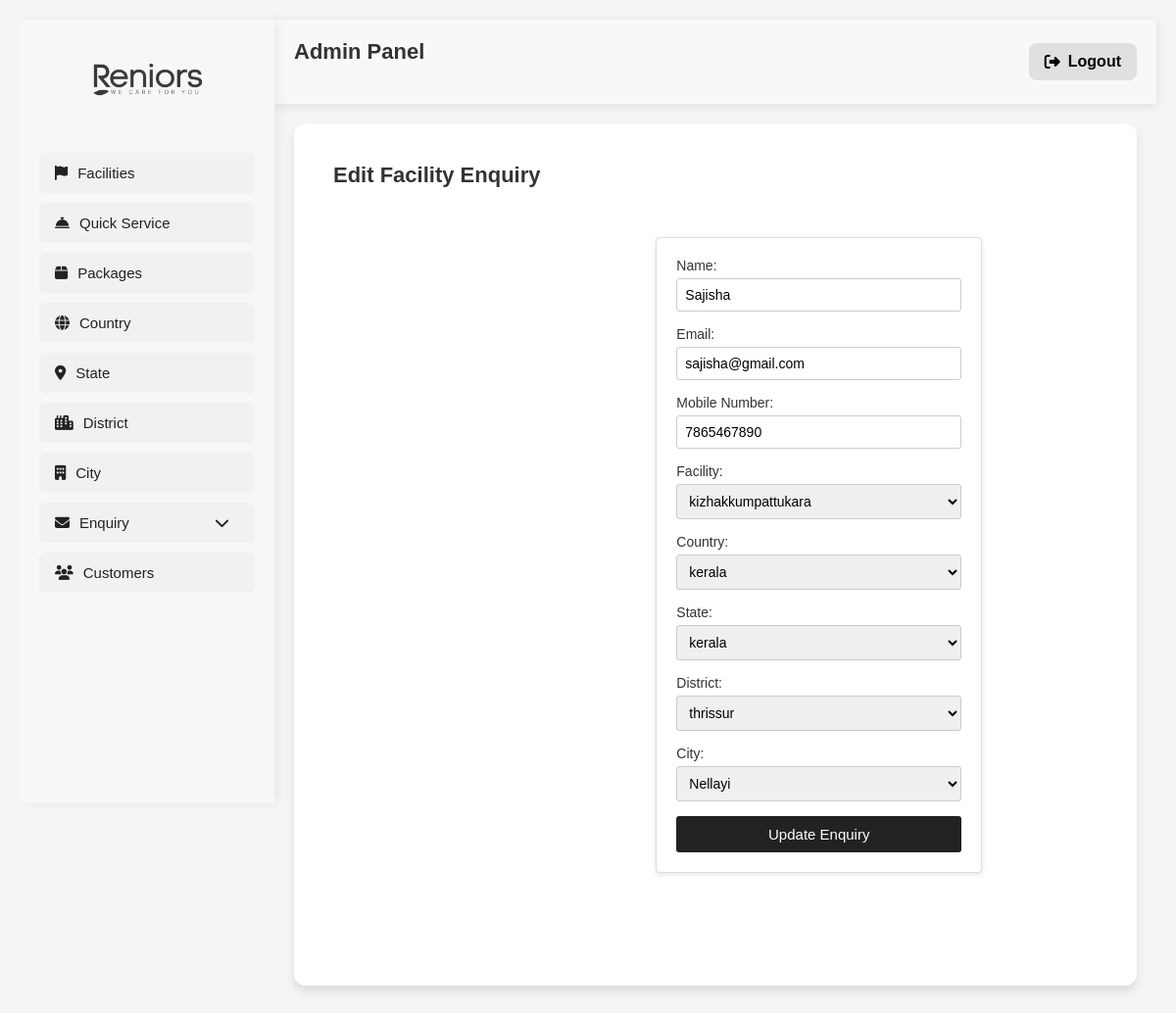
Page /facility-enquiry/edit/10/ (signed in) on the committed database.
### reniorsapp/models.py (models this page shows, shortened)
class FacilityEnquiry(models.Model):
    name = models.CharField(max_length=255)
    email = models.EmailField()
    mobile_number = models.CharField(max_length=15)
    facility = models.ForeignKey("Facility", on_delete=models.CASCADE)
    country = models.ForeignKey(Country, on_delete=models.CASCADE, null=True, blank=True)
    state = models.ForeignKey(State, on_delete=models.CASCADE, null=True, blank=True)
    district = models.ForeignKey(District, on_delete=models.CASCADE, null=True, blank=True)
    city = models.ForeignKey(City, on_delete=models.CASCADE, null=True, blank=True)

class Facility(models.Model):
    name = models.CharField(max_length=255)
    country = models.ForeignKey(Country, on_delete=models.CASCADE, null=True, blank=True)
    state = models.ForeignKey(State, on_delete=models.CASCADE, null=True, blank=True)
    district = models.ForeignKey(District, on_delete=models.CASCADE, null=True, blank=True)
    city = models.ForeignKey(City, on_delete=models.CASCADE, null=True, blank=True)
    description = models.TextField(null=True, blank=True)

class Country(models.Model):
    name = models.CharField(max_length=255, null=True, blank=True)

class State(models.Model):
    name = models.CharField(max_length=255, null=True, blank=True)

class District(models.Model):
    name = models.CharField(max_length=255, null=True, blank=True)

class City(models.Model):
    name = models.CharField(max_length=255, null=True, blank=True)

### reniorsapp/views.py (the view, shortened to what this page needs)
# urls.py: path("facility-enquiry/edit/<int:enquiry_id>/", views.facility_enquiry_edit, name="facility_enquiry_edit"),
@admin_required
def facility_enquiry_edit(request, enquiry_id):
    enquiry = get_object_or_404(FacilityEnquiry, id=enquiry_id)
    facilities = Facility.objects.all()
    countries = Country.objects.all()
    states = State.objects.all()
    districts = District.objects.all()
    cities = City.objects.all()
    return render(request, "facility_enquiry_form.html", {
        "enquiry": enquiry,
        "facilities": facilities,
        "countries": countries,
        "states": states,
        "districts": districts,
        "cities": cities
    })

### reniorsapp/views.py (called while the page is built)
def admin_required(view_func):
    @wraps(view_func)
    def _wrapped_view(request, *args, **kwargs):
        if not request.session.get('admin_logged_in', False):
            return redirect('admin_login')  # Redirect to login if not authenticated
        return view_func(request, *args, **kwargs)
    return _wrapped_view

### reniorsapp/templates/facility_enquiry_form.html (shortened to what this page needs)
{% extends "adminpannel.html" %}
{% load static %}
{% block content %}
<div class="container mt-4">
    <h2>{% if enquiry %}Edit{% else %}Add{% endif %} Facility Enquiry</h2>
    <form method="POST">
        <label for="name">Name:</label>
        <input type="text" id="name" name="name" value="{% if enquiry %}{{ enquiry.name }}{% endif %}" required>
        <label for="email">Email:</label>
        <input type="email" id="email" name="email" value="{% if enquiry %}{{ enquiry.email }}{% endif %}" required>
        <label for="mobile_number">Mobile Number:</label>
        <input type="text" id="mobile_number" name="mobile_number" value="{% if enquiry %}{{ enquiry.mobile_number }}{% endif %}" required>
        <label for="facility">Facility:</label>
        <select id="facility" name="facility" required>
            {% for facility in facilities %}
                <option value="{{ facility.id }}" {% if enquiry and enquiry.facility.id == facility.id %}selected{% endif %}>{{ facility.name }}</option>
            {% endfor %}
        </select>
        <label for="country">Country:</label>
        <select id="country" name="country">
            {% for country in countries %}
                <option value="{{ country.id }}" {% if enquiry and enquiry.country.id == country.id %}selected{% endif %}>{{ country.name }}</option>
            {% endfor %}
        </select>
        <label for="state">State:</label>
        <select id="state" name="state">
            {% for state in states %}
                <option value="{{ state.id }}" {% if enquiry and enquiry.state.id == state.id %}selected{% endif %}>{{ state.name }}</option>
            {% endfor %}
        </select>
        <label for="district">District:</label>
        <select id="district" name="district">
            {% for district in districts %}
                <option value="{{ district.id }}" {% if enquiry and enquiry.district.id == district.id %}selected{% endif %}>{{ district.name }}</option>
            {% endfor %}
        </select>
        <label for="city">City:</label>
        <select id="city" name="city">
            {% for city in cities %}
                <option value="{{ city.id }}" {% if enquiry and enquiry.city.id == city.id %}selected{% endif %}>{{ city.name }}</option>
            {% endfor %}
        </select>
        <button type="submit">{% if enquiry %}Update{% else %}Add{% endif %} Enquiry</button>
    </form>
</div>
{% endblock %}

### reniorsapp/templates/adminpannel.html (style rules this page uses)
* { margin: 0; padding: 0; box-sizing: border-box; font-family: 'Poppins', sans-serif; }
body { display: flex; min-height: 100vh; background-color: #ffffff; color: #000000; align-items: flex-start; }
.container { display: flex; width: 100%; min-height: 100vh; flex-wrap: nowrap; }

### reniorsapp/templates/facility_enquiry_form.html (style rules this page uses)
body { font-family: Arial, sans-serif; background-color: #f5f5f5; margin: 0; padding: 20px; }
h2 { font-size: 22px; font-weight: 600; margin-bottom: 20px; color: #333; }
form { max-width: 700px; margin: auto; padding: 20px; background: #fff; border-radius: 4px; box-shadow: 0 2px 5px rgba(0, 0, 0, 0.1); border: 1px solid #ddd; }
label { font-weight: 500; display: block; margin-bottom: 5px; font-size: 14px; color: #333; }
input, select { width: 100%; padding: 8px; margin-bottom: 15px; border: 1px solid #ccc; border-radius: 3px; font-size: 14px; box-sizing: border-box; }
button { background-color: #222; color: white; border: none; padding: 10px; width: 100%; border-radius: 3px; cursor: pointer; font-size: 15px; font-weight: 500; transition: 0.3s ease; }

### rows in the picture
FacilityEnquiry: name "Sajisha", email "sajisha@gmail.com", mobile_number "7865467890", facility "kizhakkumpattukara", country "kerala", state "kerala", district "thrissur", city "Nellayi"
